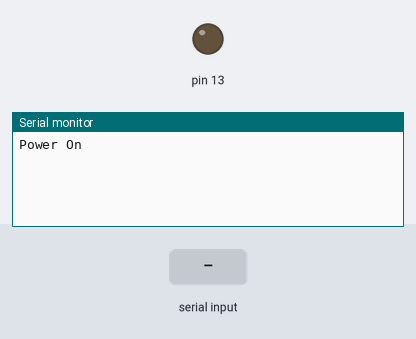
A sketch run on a simulated Arduino Uno, built with avr-gcc and run on an emulated ATmega328P. Shown: output pins drawn as LEDs (lit = HIGH), the last lines printed to the serial monitor. The test bench sets the inputs (shaded band).

Above: at 1.2 s.
1.3 s: "90,45\n" received over Serial
At 2.4 s:
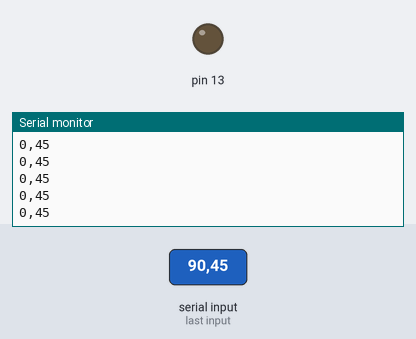
3.2 s: "1000\n" received over Serial
At 3.8 s:
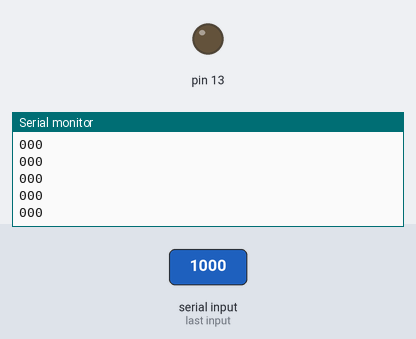

The sketch:

serial_string_5_ok.ino
```cpp
char inData[20]; // Allocate some space for the string
char inChar=-1; // Where to store the character read
byte index = 0; // Index into array; where to store the character

void setup() {
    Serial.begin(9600);
    Serial.write("Power On");
    pinMode(13, OUTPUT);
}

String Comp() {

   String aString;
    while (Serial.available() > 0) // Don't read unless
                                   // there you know there is data
    {
        if(index < 19) // One less than the size of the array
        {
            inChar = Serial.read(); // Read a character
            inData[index] = inChar; // Store it
            index++; // Increment where to write next
            inData[index] = '\0'; // Null terminate the string
        }
    delay(5);
    }
    index=0;
    aString=inData;
return(aString);
}

void loop()
{
  String myString;
  myString=Comp();
  //char myChar[myString.length()];
  String myValue;
  myValue=myString.substring(1); //OK with a delay in reading loop
  int myIntValue;
  char myCharValue[myValue.length()+1];
  int myValueLength=myValue.length()+1; //length() +1 for the right size
  myValue.toCharArray(myCharValue,myValueLength);
  myIntValue=atoi(myCharValue);
  Serial.println(myCharValue);

    if (myIntValue==1000) {
     // if (Comp()=="m") {
        Serial.write("Motor 1 -> Online\n");
        digitalWrite(13, HIGH);
    }
    if (myIntValue==2000) {
//    if (Comp()=="p") {
        Serial.write("Motor 1 -> Offline\n");
        digitalWrite(13, LOW);
    }
}
```

Measured:
- after the input at 1.3 s, the serial monitor: prints a new line after 0.07 s (image 1)
- after the input at 3.2 s, the serial monitor: prints a new line after 0.07 s (image 2)
